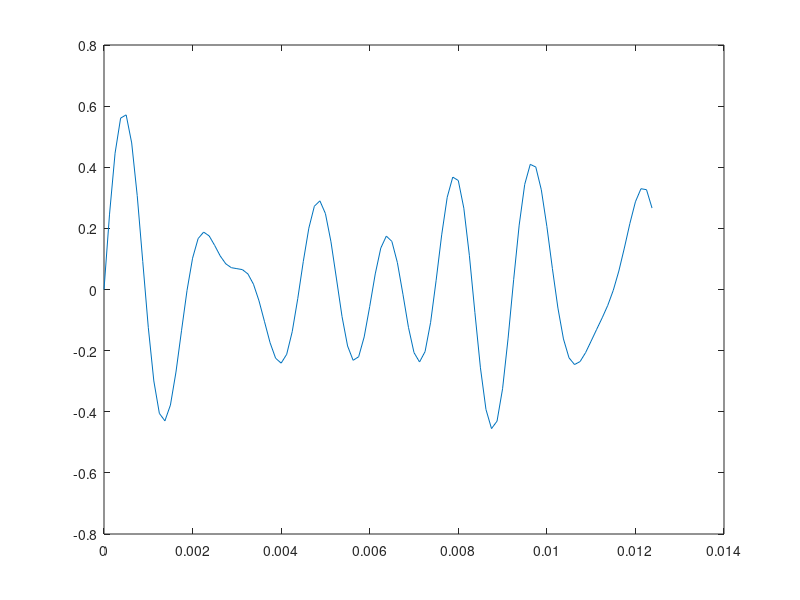

This chart was generated by the following MATLAB code:
Fs = 8000;
sep = power(2,1/12);

A = 440;
C = A * power(sep,3);
E = A * power(sep,7);

t = (0:1/Fs:2);
y = 0.2* (sin(2*pi*(A)*t)+sin(2*pi*(C)*t)+sin(2*pi*(E)*t));



sound(y, Fs);
plot(t(1:100), y(1:100));